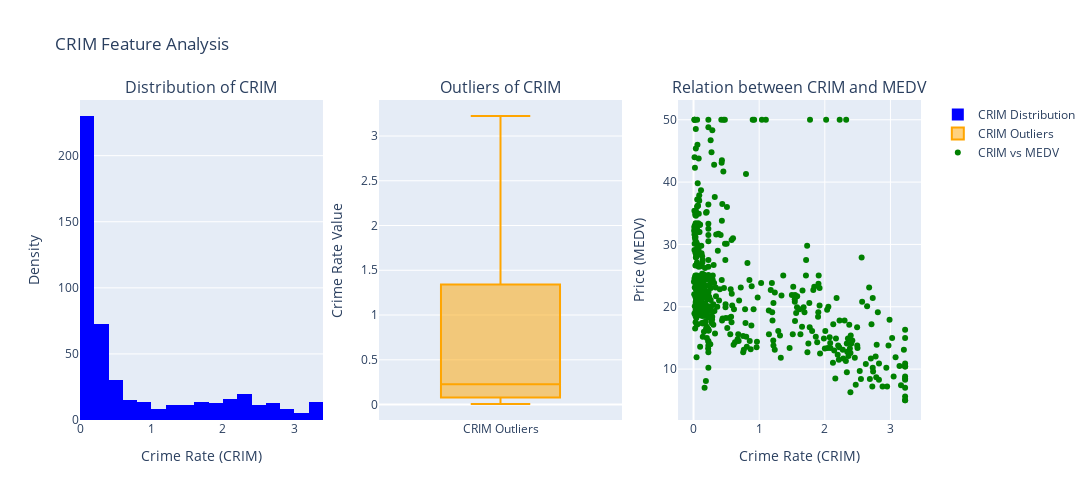

Source (notebook cell):
### Markdown cell above
#### `CRIM`

Per capita crime rate by town

### Code cell
fig = make_subplots(rows=1, cols=3, subplot_titles=('Distribution of CRIM', 'Outliers of CRIM', 'Relation between CRIM and MEDV'))

# Distribution of CRIM
fig.add_trace(go.Histogram(x=df_clean['CRIM'], nbinsx=30, name='CRIM Distribution', marker_color='blue'), row=1, col=1)

# Outliers of CRIM
fig.add_trace(go.Box(y=df_clean['CRIM'], name='CRIM Outliers', marker_color='orange'), row=1, col=2)

# Relation between CRIM and MEDV
fig.add_trace(go.Scatter(x=df_clean['CRIM'], y=df_clean['MEDV'], mode='markers', name='CRIM vs MEDV', marker=dict(color='green')), row=1, col=3)


# Labeling the axes for each drawing
# 1. Histogram Plot
fig.update_xaxes(title_text='Crime Rate (CRIM)', row=1, col=1)
fig.update_yaxes(title_text='Density', row=1, col=1)

# 2. Box Plot
fig.update_yaxes(title_text='Crime Rate Value', row=1, col=2)

# 3. Scatter Plot
fig.update_xaxes(title_text='Crime Rate (CRIM)', row=1, col=3)
fig.update_yaxes(title_text='Price (MEDV)', row=1, col=3)



fig.update_layout(
    height=500,  # Length
    width=1200,  # Width
    title_text="CRIM Feature Analysis",
    showlegend=True
)

### Figure 1 — Plotly figure (JSON) as saved in the notebook; plotly's stock layout.template omitted (floating-point values rounded to 4 significant figures; data arrays with more than 128 entries replaced by an {"elided": "..."} marker saying what was removed)
{"data": [{"marker": {"color": "blue"}, "name": "CRIM Distribution", "nbinsx": 30, "type": "histogram", "x": {"elided": "506 float values"}, "xaxis": "x", "yaxis": "y"}, {"marker": {"color": "orange"}, "name": "CRIM Outliers", "type": "box", "xaxis": "x2", "y": {"elided": "506 float values"}, "yaxis": "y2"}, {"marker": {"color": "green"}, "mode": "markers", "name": "CRIM vs MEDV", "type": "scatter", "x": {"elided": "506 float values"}, "xaxis": "x3", "y": {"elided": "506 float values"}, "yaxis": "y3"}], "layout": {"annotations": [{"font": {"size": 16}, "showarrow": false, "text": "Distribution of CRIM", "x": 0.1444, "xanchor": "center", "xref": "paper", "y": 1, "yanchor": "bottom", "yref": "paper"}, {"font": {"size": 16}, "showarrow": false, "text": "Outliers of CRIM", "x": 0.5, "xanchor": "center", "xref": "paper", "y": 1, "yanchor": "bottom", "yref": "paper"}, {"font": {"size": 16}, "showarrow": false, "text": "Relation between CRIM and MEDV", "x": 0.8556, "xanchor": "center", "xref": "paper", "y": 1, "yanchor": "bottom", "yref": "paper"}], "height": 500, "showlegend": true, "title": {"text": "CRIM Feature Analysis"}, "width": 1200, "xaxis": {"anchor": "y", "domain": [0, 0.2889], "title": {"text": "Crime Rate (CRIM)"}}, "xaxis2": {"anchor": "y2", "domain": [0.3556, 0.6444]}, "xaxis3": {"anchor": "y3", "domain": [0.7111, 1], "title": {"text": "Crime Rate (CRIM)"}}, "yaxis": {"anchor": "x", "domain": [0, 1], "title": {"text": "Density"}}, "yaxis2": {"anchor": "x2", "domain": [0, 1], "title": {"text": "Crime Rate Value"}}, "yaxis3": {"anchor": "x3", "domain": [0, 1], "title": {"text": "Price (MEDV)"}}}}
